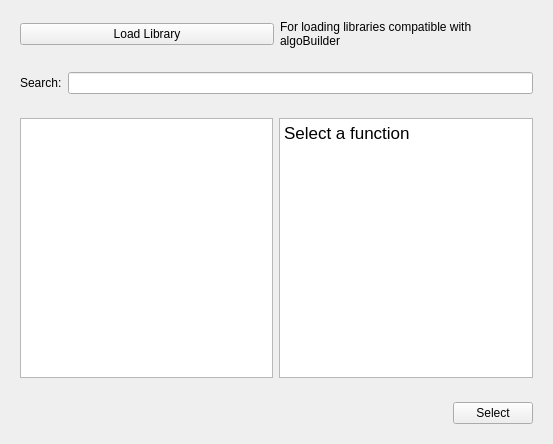
<?xml version="1.0" encoding="UTF-8"?>
<ui version="4.0">
 <class>FuncSelectorLibPage</class>
 <widget class="QWidget" name="FuncSelectorLibPage">
  <property name="geometry">
   <rect>
    <x>0</x>
    <y>0</y>
    <width>553</width>
    <height>444</height>
   </rect>
  </property>
  <property name="windowTitle">
   <string>FuncSelectorLibPage</string>
  </property>
  <layout class="QVBoxLayout" name="verticalLayout">
   <item>
    <widget class="QWidget" name="widget_2" native="true">
     <layout class="QHBoxLayout" name="horizontalLayout_2">
      <item>
       <widget class="QPushButton" name="libraryButton">
        <property name="sizePolicy">
         <sizepolicy hsizetype="Minimum" vsizetype="Fixed">
          <horstretch>0</horstretch>
          <verstretch>0</verstretch>
         </sizepolicy>
        </property>
        <property name="text">
         <string>Load Library</string>
        </property>
       </widget>
      </item>
      <item>
       <widget class="QLabel" name="label_2">
        <property name="sizePolicy">
         <sizepolicy hsizetype="Preferred" vsizetype="Preferred">
          <horstretch>0</horstretch>
          <verstretch>0</verstretch>
         </sizepolicy>
        </property>
        <property name="text">
         <string>For loading libraries compatible with algoBuilder</string>
        </property>
        <property name="wordWrap">
         <bool>true</bool>
        </property>
       </widget>
      </item>
     </layout>
    </widget>
   </item>
   <item>
    <widget class="QWidget" name="widget_3" native="true">
     <layout class="QHBoxLayout" name="horizontalLayout_3">
      <item>
       <widget class="QLabel" name="label">
        <property name="text">
         <string>Search:</string>
        </property>
       </widget>
      </item>
      <item>
       <widget class="QLineEdit" name="lineEdit"/>
      </item>
     </layout>
    </widget>
   </item>
   <item>
    <widget class="QWidget" name="widget_4" native="true">
     <layout class="QHBoxLayout" name="horizontalLayout_4">
      <item>
       <widget class="QTreeView" name="libView">
        <property name="editTriggers">
         <set>QAbstractItemView::NoEditTriggers</set>
        </property>
        <property name="alternatingRowColors">
         <bool>false</bool>
        </property>
       </widget>
      </item>
      <item>
       <widget class="QTextEdit" name="funcDescription">
        <property name="html">
         <string>&lt;!DOCTYPE HTML PUBLIC &quot;-//W3C//DTD HTML 4.0//EN&quot; &quot;http://www.w3.org/TR/REC-html40/strict.dtd&quot;&gt;
&lt;html&gt;&lt;head&gt;&lt;meta name=&quot;qrichtext&quot; content=&quot;1&quot; /&gt;&lt;style type=&quot;text/css&quot;&gt;
p, li { white-space: pre-wrap; }
&lt;/style&gt;&lt;/head&gt;&lt;body style=&quot; font-family:'.AppleSystemUIFont'; font-size:13pt; font-weight:400; font-style:normal;&quot;&gt;
&lt;p style=&quot; margin-top:0px; margin-bottom:0px; margin-left:0px; margin-right:0px; -qt-block-indent:0; text-indent:0px;&quot;&gt;Select a function&lt;/p&gt;&lt;/body&gt;&lt;/html&gt;</string>
        </property>
        <property name="textInteractionFlags">
         <set>Qt::NoTextInteraction</set>
        </property>
        <property name="placeholderText">
         <string/>
        </property>
       </widget>
      </item>
     </layout>
    </widget>
   </item>
   <item>
    <widget class="QWidget" name="widget" native="true">
     <layout class="QHBoxLayout" name="horizontalLayout">
      <item>
       <widget class="QLabel" name="bottomLabel">
        <property name="sizePolicy">
         <sizepolicy hsizetype="Expanding" vsizetype="Preferred">
          <horstretch>0</horstretch>
          <verstretch>0</verstretch>
         </sizepolicy>
        </property>
        <property name="text">
         <string/>
        </property>
       </widget>
      </item>
      <item>
       <widget class="QPushButton" name="selectButton">
        <property name="text">
         <string>Select</string>
        </property>
       </widget>
      </item>
     </layout>
    </widget>
   </item>
  </layout>
 </widget>
 <resources/>
 <connections/>
</ui>
